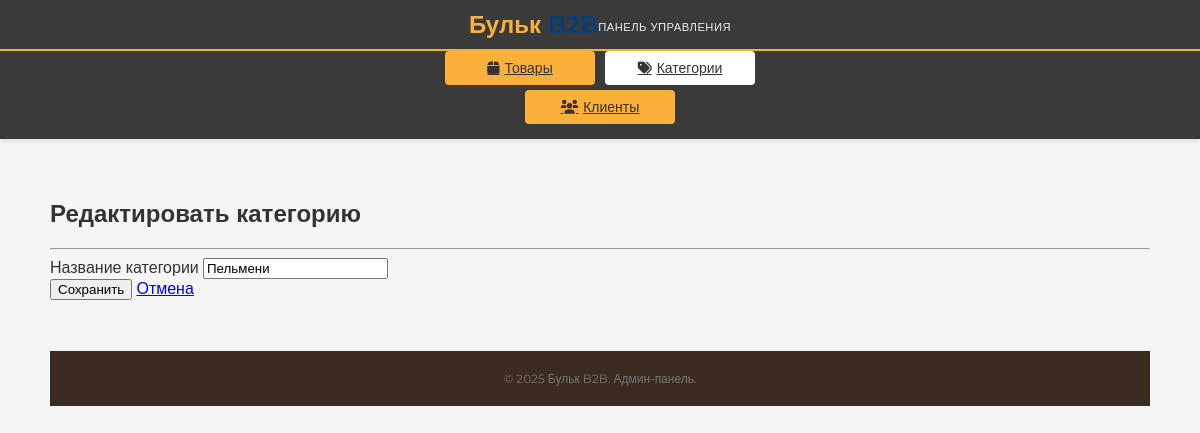
The app's page /admin/category/edit/1 (signed in), older data.
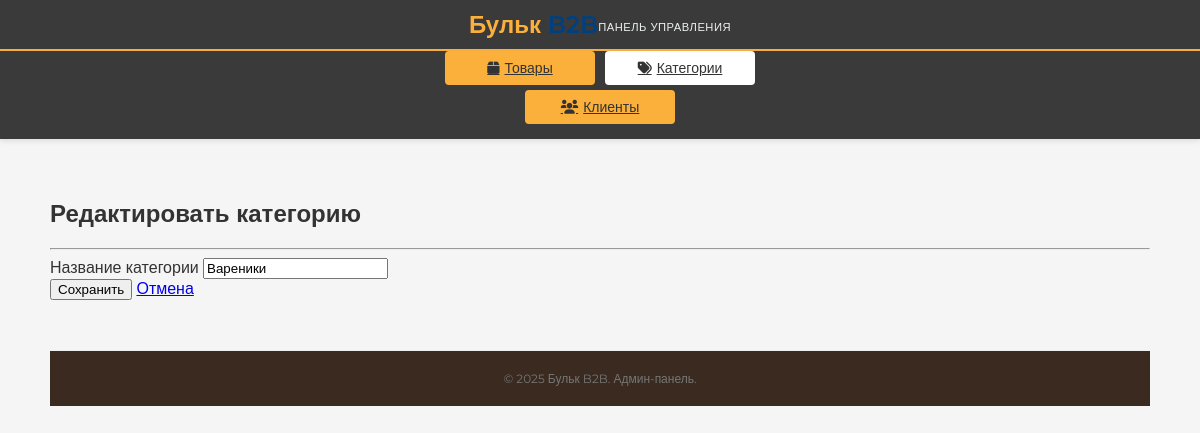
The same page, newer data.
### app.py (models this page shows, shortened)
class Category(db.Model):
    id = db.Column(db.Integer, primary_key=True) # Автоинкрементируемый ID
    name = db.Column(db.String(100), unique=True, nullable=False)
    image_url = db.Column(db.String(200), nullable=True) # Путь к изображению категории (относительно static/)

### app.py (the view, shortened to what this page needs)
@app.route('/admin/category/edit/<int:category_id>', methods=['GET', 'POST'])
@admin_required
def admin_edit_category(category_id):
    category_to_edit = Category.query.get_or_404(category_id)
    return render_template('admin_category_form.html', form_title="Редактировать категорию", category=category_to_edit, form_action=url_for('admin_edit_category', category_id=category_id))

### app.py (called while the page is built)
def admin_required(f):
    @wraps(f)
    def decorated_function(*args, **kwargs):
        if 'admin_logged_in' not in session:
            flash('Пожалуйста, войдите, чтобы получить доступ к этой странице.', 'warning')
            return redirect(url_for('admin_login', next=request.url))
        return f(*args, **kwargs)
    return decorated_function

@app.context_processor
def inject_now():
    return {'now': datetime.utcnow()}

@app.context_processor
def inject_cart_item_count():
    client_id = session.get('client_id')
    item_count = 0
    total_amount = 0
    if client_id:
        active_cart = Order.query.filter_by(client_id=client_id, status=CART_STATUS).first()
        if active_cart:
            item_count = sum(item.quantity for item in active_cart.items)
            total_amount = active_cart.total_amount
    else:
        session_cart = session.get('session_cart', {'items': [], 'total_amount': 0.0})
        item_count = sum(item['quantity'] for item in session_cart['items'])
        total_amount = session_cart['total_amount']
    return dict(cart_item_count=item_count, cart_total_amount=total_amount)

### templates/admin_category_form.html (shortened to what this page needs)
{% extends 'admin_base.html' %}
{% block admin_content %}
<div class="container mt-4">
    <h2>{{ form_title }}</h2>
    <hr>
    <form method="POST" action="{{ form_action }}">
        <div class="mb-3">
            <label for="name" class="form-label">Название категории</label>
            <input type="text" class="form-control" id="name" name="name" value="{{ category.name if category else '' }}" required>
        </div>
        <button type="submit" class="btn btn-primary">Сохранить</button>
        <a href="{{ url_for('admin_categories_list') }}" class="btn btn-secondary">Отмена</a>
    </form>
</div>
{% endblock %}

Row changes from the older to the newer data that the page shows:
changed Category: name "Пельмени" → "Вареники"
